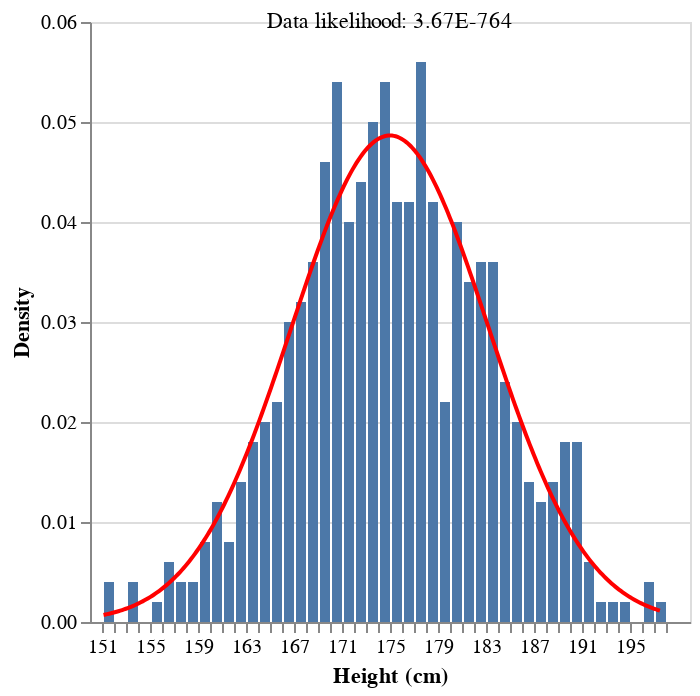

The specification (Vega-Lite) saved for this image:
### Vega-Lite specification from a JSON file in a GitHub repository (floating-point values rounded to 4 significant figures; data arrays with more than 128 entries replaced by an {"elided": "..."} marker saying what was removed)
{"config": {"view": {"continuousWidth": 300, "continuousHeight": 300}}, "layer": [{"data": {"name": "data-901a90cc527fe65021b03ebdc7a50f8b"}, "mark": {"type": "bar"}, "encoding": {"x": {"bin": {"step": 1}, "field": "h", "title": "Height (cm)", "type": "quantitative"}, "y": {"aggregate": "sum", "field": "pct", "title": "Density", "type": "quantitative"}}, "transform": [{"joinaggregate": [{"op": "count", "field": "*", "as": "total"}]}, {"calculate": "1 / datum.total", "as": "pct"}]}, {"data": {"name": "data-97a552db2fdb3effdb77d6b8502d4efc"}, "mark": {"type": "line"}, "encoding": {"color": {"value": "red"}, "x": {"field": "x", "type": "quantitative"}, "y": {"field": "eps", "type": "quantitative"}}, "transform": [{"calculate": "exp(-pow((datum.x - u)/s,2)*0.5) * 1/(sqrt(2*PI)*s)", "as": "eps"}]}, {"data": {"name": "data-901a90cc527fe65021b03ebdc7a50f8b"}, "mark": {"type": "text"}, "encoding": {"text": {"field": "text", "type": "nominal"}, "y": {"value": 0}}, "transform": [{"calculate": "-pow((datum.h - u)/s,2)*0.5 - 0.5*log(2*PI) - log(s)", "as": "ll"}, {"aggregate": [{"op": "sum", "field": "ll", "as": "tll"}]}, {"calculate": "(datum.tll / log(10))", "as": "lk"}, {"calculate": "ceil(datum.lk)", "as": "lk_base"}, {"calculate": "pow(10,(-(datum.lk - datum.lk_base)))", "as": "lk_exp"}, {"calculate": "(round((datum.lk_exp * 100)) / 100)", "as": "lk_exp_rounded"}, {"calculate": "((('Data likelihood: ' + datum.lk_exp_rounded) + 'E') + datum.lk_base)", "as": "text"}]}], "params": [{"name": "u", "bind": {"input": "range", "max": 200, "min": 150, "name": "Mean (𝜇): "}, "value": 175}, {"name": "s", "bind": {"input": "range", "max": 30, "min": 1, "name": "Standard deviation (𝜎): "}, "value": 8.2}], "$schema": "https://vega.github.io/schema/vega-lite/v5.8.0.json", "datasets": {"data-901a90cc527fe65021b03ebdc7a50f8b": {"elided": "500 records"}, "data-97a552db2fdb3effdb77d6b8502d4efc": {"elided": "300 records"}}}
